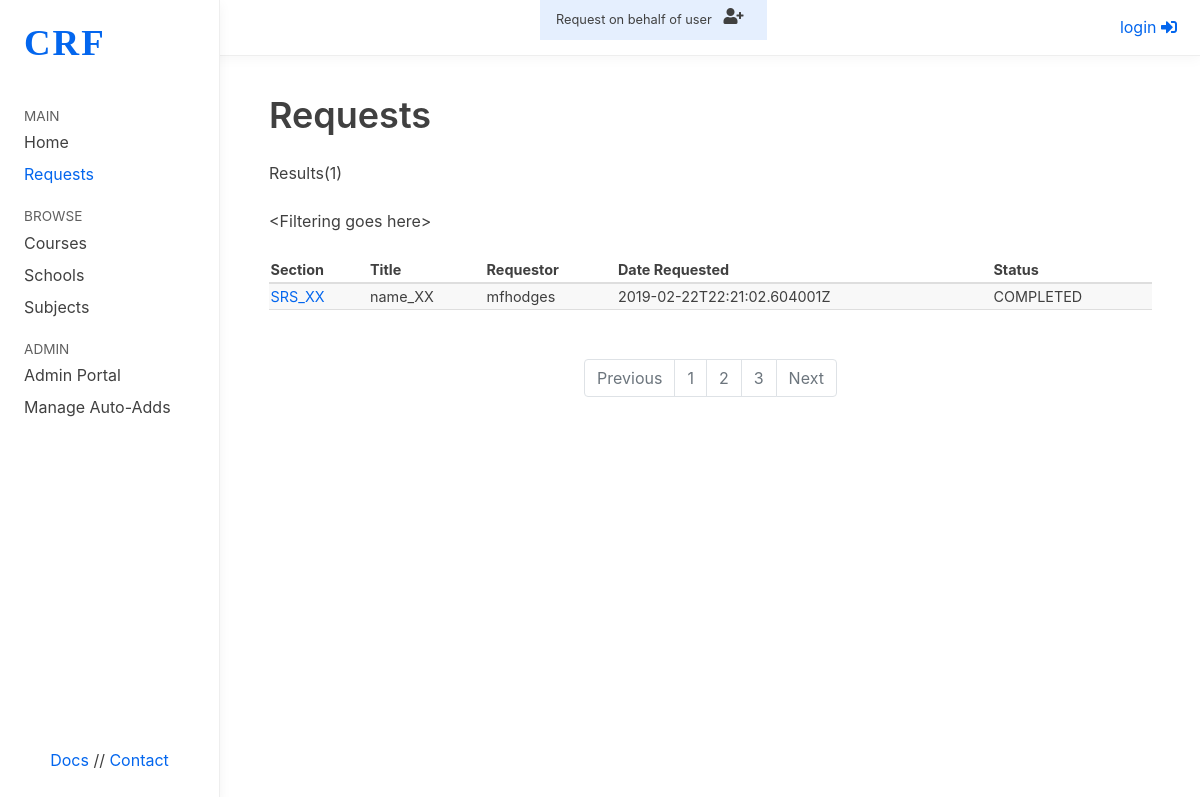
The app's page /requests/, older data.
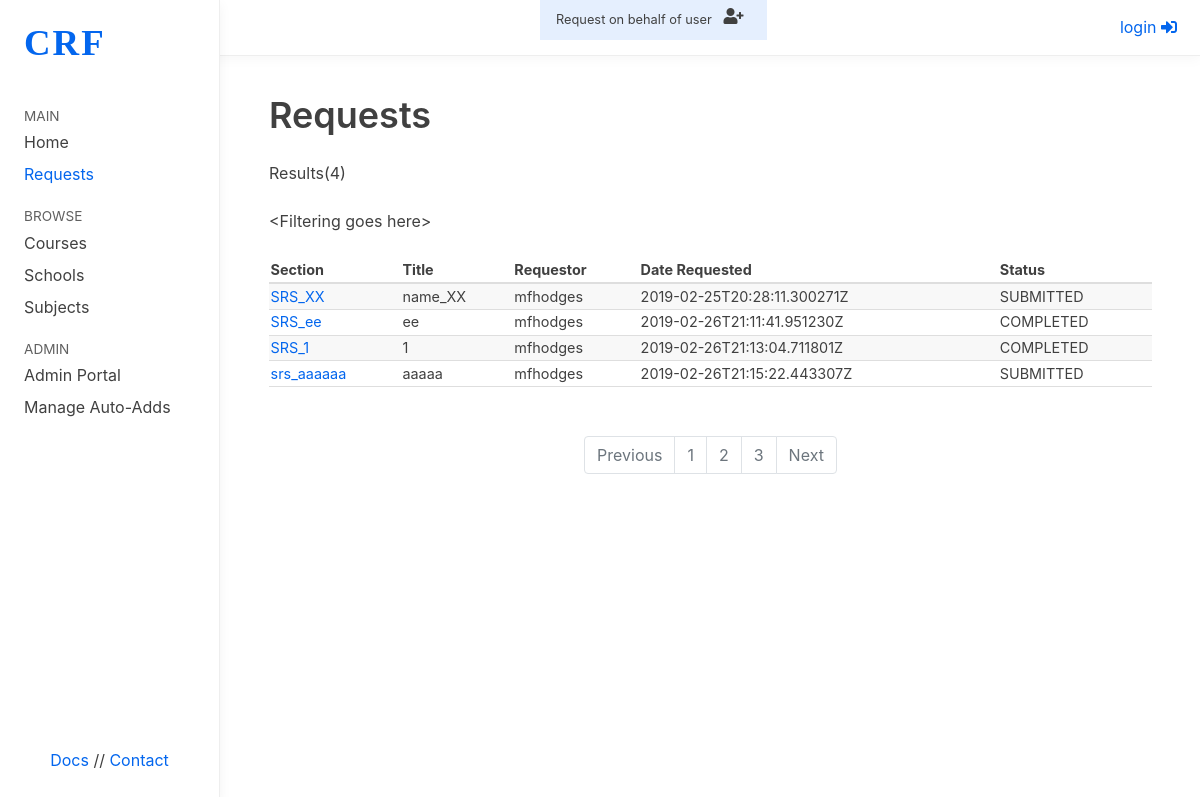
The same page, newer data.
### course/models.py (models this page shows, shortened)
class Course(models.Model):
    SPRING = 'A'
    SUMMER = 'B'
    FALL = 'C'
    TERM_CHOICES = (
        (SPRING, 'Spring'),
        (SUMMER, 'Summer'),
        (FALL, 'Fall'))
    ACTIVITY_CHOICES = (
        ('LEC', 'Lecture'),
        ('SEM', 'Seminar'),
        ('LAB', 'Laboratory')
    )
    created = models.DateTimeField(auto_now_add=True)
    owner = models.ForeignKey(settings.AUTH_USER_MODEL, related_name='created', on_delete=models.CASCADE) #this is who edited it
    updated = models.DateTimeField(auto_now=True)
    instructors = models.ManyToManyField(User,related_name='courses')
    course_term = models.CharField(
        max_length=1,choices = TERM_CHOICES,) # self.course_term would == self.SPRING || self.FALL || self.SUMMER
    course_activity = models.CharField(
        max_length=3,choices = ACTIVITY_CHOICES,)
    course_SRS_Title = models.CharField(max_length=250,unique=True, primary_key=True, blank=False) # unique and primary_key means that is the lookup_field
    course_subjects = models.ManyToManyField(Subject,related_name='courses') # one to many
    course_schools = models.ManyToManyField(School,related_name='courses')# one to many
    course_name = models.CharField(max_length=250) # Human Readable Name i.e. Late Antique Arts
    requested =  models.BooleanField(default=False)# False -> not requested
    """
    course_section = models.CharField(max_length=250) # need a validator on this
    course_activity = models.CharField(max_length=250)# need a validator on this
    course_instructor = models.ForeignKey('auth.User', related_name='courses', on_delete=models.CASCADE) # this is not correct!
    course_ = models.CharField(max_length=250)# need a validator on this
    """
    """
    course_section = //i.e. AFRC050 402 2019A - must be unique
    course_term = // A , B , or C
    course_year = //
    course_SRS_Title = // name of course
    course_subject_area = // This will be its own model with views!, can be many
    course_school = // This will be its own model with views! , can be many
    course_activity = // choice field ('LEC',...)
    course_crosslistings = // Link to other Course objects! , can be many
    course_instructor = // this will be its own model, can be many

    ### CANVAS SITE DETAILS ###
    # this stuff gets pulled n synced from Canvas and is different from the information
    # about the Canvas site in the Request object

    course_site_url = // url to the canvas site
    """
    class Meta:
        ordering = ('created',)

### course/views.py (the view, shortened to what this page needs)
# urls.py: path('requests/', views.RequestViewSet.as_view(
class RequestViewSet(viewsets.ModelViewSet):
    queryset = Request.objects.all()#.order_by() # order by
    serializer_class = RequestSerializer
    def list(self, request, *args, **kwargs):
        print('rrr', self.lookup_field)
        print('request',request.data)
        print('args',args)
        print('kwargs',kwargs)
        response = super(RequestViewSet, self).list(request, *args, **kwargs)
        print("in the list... ")
        if request.accepted_renderer.format == 'html':
            num_pages = -(-response.data['count']//10) # this should get 10 from settings.py
            response.data.update({'total_pages': num_pages})
            print("bye george(UI-request-list)!\n",response.data)
            return Response({'data': response.data}, template_name='request_list.html')
        return response

### course/templates/request_list.html
{% extends "base_generic.html" %}
{% block requests %}active{% endblock %}
{% block content %}
<div class="medium-container">
<h1> Requests</h1>
<p> Results({{ data.count }}) </p>
<p>&ltFiltering goes here&gt</p>
  <table class="striped-table">
    <thead>
      <tr>
        <th>Section</th>
        <th>Title</th>
        <th>Requestor</th>
        <th>Date Requested</th>
        <th>Status</th>
      </tr>
    </thead>
    <tbody>
      {% for request in data.results %}
      <tr>
        <td><a href='{% url "UI-request-detail" pk=request.course_info.course_SRS_Title %}'> {{request.course_requested}} </a></td>
        <td>{{request.course_info.course_name}}</td>
        <td>{{request.owner}}</td>
        <td>{{request.created }}</td>
        <td>{{request.status}}</td>
      </tr>
        {% endfor %}
    </tbody>
  </table>
<nav aria-label="Page navigation example" style="padding-top:0px;">
  <ul class="pagination justify-content-center">
      {% if data.previous %}
    <li class="page-item">
      <a class="page-link" href="{{data.previous}}" tabindex="-1">Previous</a>
      {% else %}
    <li class="page-item disabled">
      <a class="page-link" href="" tabindex="-1">Previous</a>
      {% endif %}
    </li>
    <li class="page-item disabled"><a class="page-link" href="#">1</a></li>
    <li class="page-item disabled"><a class="page-link" href="#">2</a></li>
    <li class="page-item disabled"><a class="page-link" href="#">3</a></li>
    {% if data.next %}
    <li class="page-item">
      <a class="page-link" href={{data.next}}>Next</a>
    {% else %}
    <li class="page-item disabled">
      <a class="page-link" href="" tabindex="-1">Next</a>
    {% endif %}
  </li>
  </ul>
</nav>
</div>
{% endblock %}

Row changes from the older to the newer data that the page shows:
added Course: course_requested "SRS_ee", course_info.course_name "ee"
added Course: course_requested "SRS_1"
added Course: course_requested "srs_aaaaaa", course_info.course_name "aaaaa"
Text that changed along with them:
{{ data.count }}: "1" → "4"
new list line: "SRS_XX name_XX"
new list line: "mfhodges"
new list line: "2019-02-25T20:28:11.300271Z SUBMITTED"
new list line: "2019-02-26T21:11:41.951230Z COMPLETED"
new list line: "1 2019-02-26T21:13:04.711801Z COMPLETED"
new list line: "2019-02-26T21:15:22.443307Z SUBMITTED"
list line gone: "SRS_XX name_XX"
list line gone: "mfhodges"
list line gone: "2019-02-22T22:21:02.604001Z COMPLETED"
